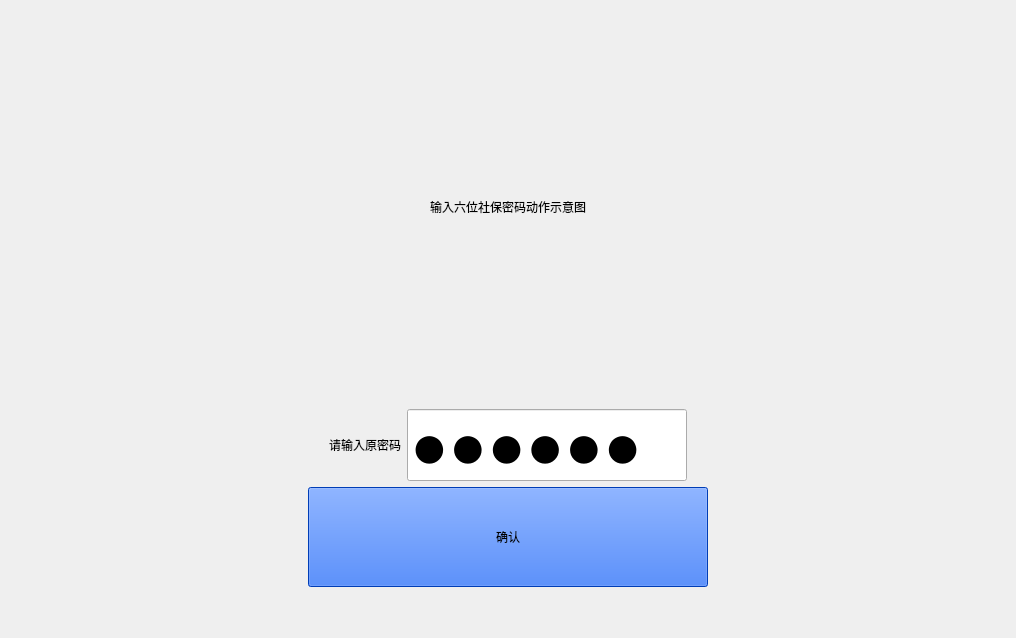
<?xml version="1.0" encoding="UTF-8"?>
<ui version="4.0">
 <class>EnsurePWD</class>
 <widget class="QWidget" name="EnsurePWD">
  <property name="geometry">
   <rect>
    <x>0</x>
    <y>0</y>
    <width>1016</width>
    <height>638</height>
   </rect>
  </property>
  <property name="windowTitle">
   <string>Form</string>
  </property>
  <layout class="QVBoxLayout" name="verticalLayout" stretch="6,2,1,0">
   <item>
    <widget class="QLabel" name="label_Swipecard">
     <property name="minimumSize">
      <size>
       <width>600</width>
       <height>300</height>
      </size>
     </property>
     <property name="styleSheet">
      <string notr="true">font: 25 24pt &quot;Microsoft YaHei UI&quot;;
border-image: url(:/Image/card3.jpg);
color: rgb(0, 0, 0);</string>
     </property>
     <property name="text">
      <string>输入六位社保密码动作示意图</string>
     </property>
     <property name="alignment">
      <set>Qt::AlignCenter</set>
     </property>
    </widget>
   </item>
   <item>
    <layout class="QHBoxLayout" name="horizontalLayout_2">
     <item>
      <spacer name="horizontalSpacer">
       <property name="orientation">
        <enum>Qt::Horizontal</enum>
       </property>
       <property name="sizeHint" stdset="0">
        <size>
         <width>40</width>
         <height>20</height>
        </size>
       </property>
      </spacer>
     </item>
     <item>
      <layout class="QHBoxLayout" name="horizontalLayout">
       <item>
        <widget class="QLabel" name="label">
         <property name="minimumSize">
          <size>
           <width>0</width>
           <height>72</height>
          </size>
         </property>
         <property name="styleSheet">
          <string notr="true">font: 25 48pt &quot;Microsoft YaHei UI&quot;;
color: rgb(0, 0, 0);</string>
         </property>
         <property name="text">
          <string>请输入原密码</string>
         </property>
        </widget>
       </item>
       <item>
        <widget class="QLineEdit" name="lineEdit_OldPassword">
         <property name="minimumSize">
          <size>
           <width>160</width>
           <height>72</height>
          </size>
         </property>
         <property name="maximumSize">
          <size>
           <width>280</width>
           <height>72</height>
          </size>
         </property>
         <property name="font">
          <font>
           <family>Microsoft YaHei UI</family>
           <pointsize>48</pointsize>
           <weight>3</weight>
           <italic>false</italic>
           <bold>false</bold>
          </font>
         </property>
         <property name="styleSheet">
          <string notr="true">font: 25 48pt &quot;Microsoft YaHei UI&quot;;
color: rgb(0, 0, 0);</string>
         </property>
         <property name="text">
          <string>123456</string>
         </property>
         <property name="maxLength">
          <number>6</number>
         </property>
         <property name="echoMode">
          <enum>QLineEdit::Password</enum>
         </property>
        </widget>
       </item>
      </layout>
     </item>
     <item>
      <spacer name="horizontalSpacer_2">
       <property name="orientation">
        <enum>Qt::Horizontal</enum>
       </property>
       <property name="sizeHint" stdset="0">
        <size>
         <width>40</width>
         <height>20</height>
        </size>
       </property>
      </spacer>
     </item>
    </layout>
   </item>
   <item>
    <layout class="QHBoxLayout" name="horizontalLayout_3">
     <item>
      <spacer name="horizontalSpacer_3">
       <property name="orientation">
        <enum>Qt::Horizontal</enum>
       </property>
       <property name="sizeHint" stdset="0">
        <size>
         <width>40</width>
         <height>20</height>
        </size>
       </property>
      </spacer>
     </item>
     <item>
      <widget class="QPushButton" name="pushButton_EnsurePWD">
       <property name="minimumSize">
        <size>
         <width>400</width>
         <height>100</height>
        </size>
       </property>
       <property name="maximumSize">
        <size>
         <width>400</width>
         <height>100</height>
        </size>
       </property>
       <property name="styleSheet">
        <string notr="true">font: 25 48pt &quot;Microsoft YaHei UI&quot;;
color: rgb(0, 0, 0);
background-color: rgb(0, 85, 255);</string>
       </property>
       <property name="text">
        <string>确认</string>
       </property>
      </widget>
     </item>
     <item>
      <spacer name="horizontalSpacer_4">
       <property name="orientation">
        <enum>Qt::Horizontal</enum>
       </property>
       <property name="sizeHint" stdset="0">
        <size>
         <width>40</width>
         <height>20</height>
        </size>
       </property>
      </spacer>
     </item>
    </layout>
   </item>
   <item>
    <spacer name="verticalSpacer">
     <property name="orientation">
      <enum>Qt::Vertical</enum>
     </property>
     <property name="sizeHint" stdset="0">
      <size>
       <width>20</width>
       <height>40</height>
      </size>
     </property>
    </spacer>
   </item>
  </layout>
 </widget>
 <resources/>
 <connections/>
</ui>
